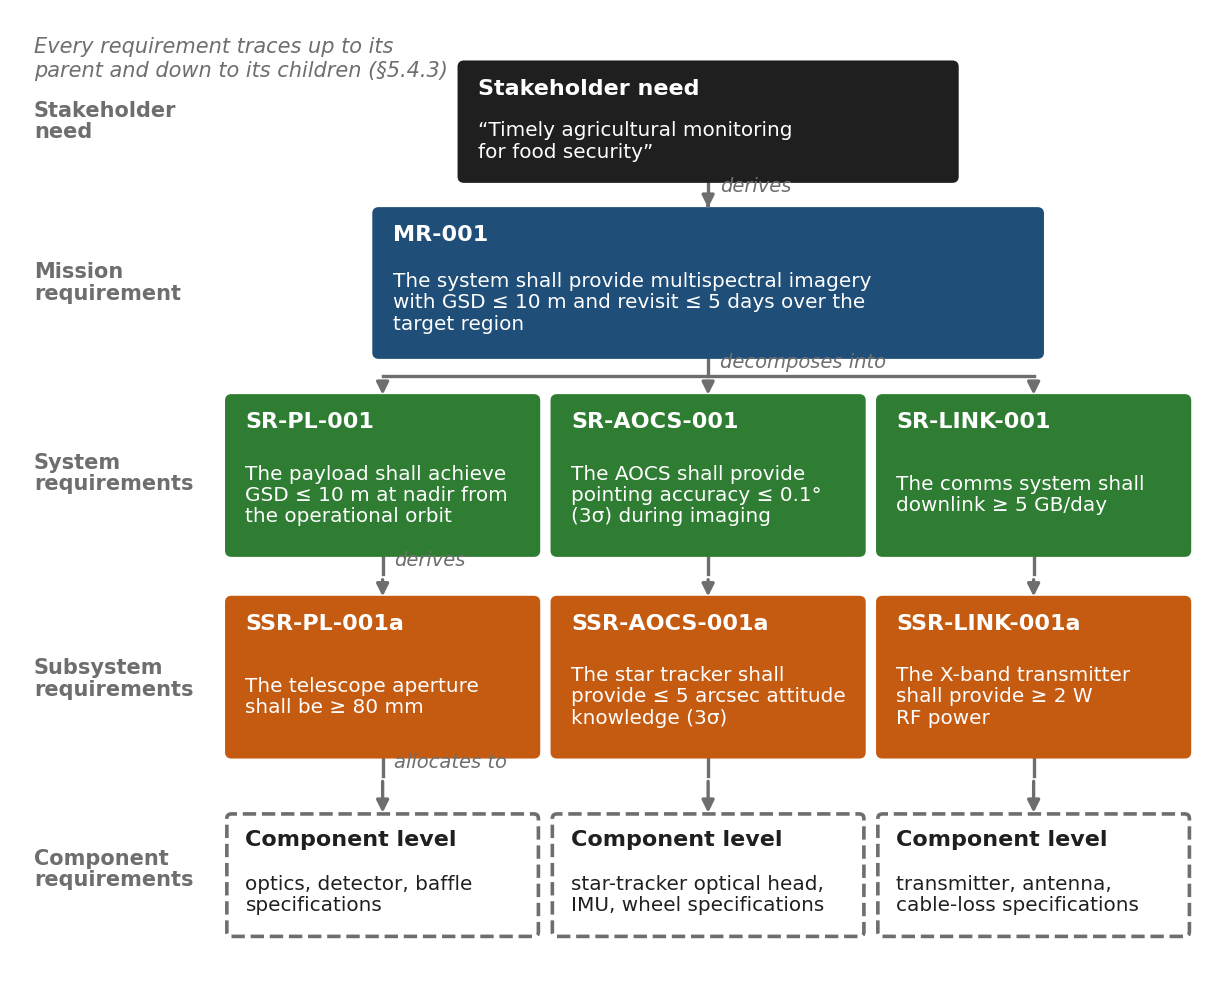

This figure's Python source:
"""Requirement hierarchy tree for the agricultural-monitoring EO mission (Ch 5 §5.4.1).

Stakeholder need → mission requirement MR-001 → system requirements
(SR-PL-001, SR-AOCS-001, SR-LINK-001) → subsystem requirements
(SSR-PL-001a, SSR-AOCS-001a, SSR-LINK-001a) → component level, with the
requirement texts of §5.4.1 and the level definitions of §5.4.2.
"""
from pathlib import Path

import matplotlib.pyplot as plt
from matplotlib.patches import FancyBboxPatch
from oer_style import apply_style, COLORS, save

apply_style()

fig, ax = plt.subplots(figsize=(7.5, 6.0))
ax.set_xlim(0, 15)
ax.set_ylim(0, 12.6)
ax.axis("off")


def node(x, y, w, h, head, body, col, filled=True, fs=7.2, dashed=False):
    ax.add_patch(FancyBboxPatch((x, y), w, h, boxstyle="round,pad=0.06",
                                facecolor=col if filled else "white", edgecolor=col,
                                linewidth=1.3, linestyle="--" if dashed else "-", zorder=2))
    tc = "white" if filled else COLORS["ink"]
    ax.text(x + 0.18, y + h - 0.3, head, ha="left", va="center", fontsize=8,
            fontweight="bold", color=tc, zorder=3)
    ax.text(x + 0.18, y + (h - 0.5) / 2 - 0.02, body, ha="left", va="center", fontsize=fs,
            color=tc, linespacing=1.15, zorder=3)
    return (x + w / 2, y + h, x + w / 2, y)  # top-centre and bottom-centre


def connect(parent, children, label):
    px, py = parent[2], parent[3]
    ymid = py - 0.32
    ax.plot([px, px], [py, ymid], color=COLORS["grey"], lw=1.2, zorder=1)
    xs = [c[0] for c in children]
    ax.plot([min(xs), max(xs)], [ymid, ymid], color=COLORS["grey"], lw=1.2, zorder=1)
    for c in children:
        ax.annotate("", xy=(c[0], c[1]), xytext=(c[0], ymid),
                    arrowprops=dict(arrowstyle="-|>", color=COLORS["grey"], lw=1.2,
                                    mutation_scale=9))
    ax.text(px + 0.15, ymid + 0.05, label, ha="left", va="bottom", fontsize=7,
            style="italic", color=COLORS["grey"], zorder=3)


# level labels on the left margin
levels = [(11.35, "Stakeholder\nneed"), (9.15, "Mission\nrequirement"),
          (6.55, "System\nrequirements"), (3.75, "Subsystem\nrequirements"),
          (1.15, "Component\nrequirements")]
for y, lab in levels:
    ax.text(0.05, y, lab, ha="left", va="center", fontsize=7.5, color=COLORS["grey"],
            fontweight="bold", linespacing=1.1)

X0 = 2.6  # left edge of the tree area
W = 13.0 - X0 + 2.0  # width available

# need
need = node(X0 + 3.0, 10.6, 6.3, 1.5, "Stakeholder need",
            "“Timely agricultural monitoring\nfor food security”", COLORS["ink"])
# mission requirement
mr = node(X0 + 1.9, 8.2, 8.5, 1.9, "MR-001",
          "The system shall provide multispectral imagery\nwith GSD ≤ 10 m and revisit "
          "≤ 5 days over the\ntarget region", COLORS["accent"])
connect(need, [mr], "derives")

# system requirements (three columns)
cw, ch = 3.9, 2.05
xs = [X0 + 0.0, X0 + 4.2, X0 + 8.4]
sr = [
    node(xs[0], 5.5, cw, ch, "SR-PL-001",
         "The payload shall achieve\nGSD ≤ 10 m at nadir from\nthe operational orbit",
         COLORS["accent_3"]),
    node(xs[1], 5.5, cw, ch, "SR-AOCS-001",
         "The AOCS shall provide\npointing accuracy ≤ 0.1°\n(3σ) during imaging",
         COLORS["accent_3"]),
    node(xs[2], 5.5, cw, ch, "SR-LINK-001",
         "The comms system shall\ndownlink ≥ 5 GB/day",
         COLORS["accent_3"]),
]
connect(mr, sr, "decomposes into")

# subsystem requirements
ssr_txt = [
    ("SSR-PL-001a", "The telescope aperture\nshall be ≥ 80 mm"),
    ("SSR-AOCS-001a", "The star tracker shall\nprovide ≤ 5 arcsec attitude\nknowledge (3σ)"),
    ("SSR-LINK-001a", "The X-band transmitter\nshall provide ≥ 2 W\nRF power"),
]
ssr = []
for i, (h, b) in enumerate(ssr_txt):
    n = node(xs[i], 2.75, cw, ch, h, b, COLORS["accent_2"])
    ssr.append(n)
    connect(sr[i], [n], "derives" if i == 0 else "")

# component level (dashed, illustrative)
comp_txt = [
    "optics, detector, baffle\nspecifications",
    "star-tracker optical head,\nIMU, wheel specifications",
    "transmitter, antenna,\ncable-loss specifications",
]
for i, b in enumerate(comp_txt):
    n = node(xs[i], 0.3, cw, 1.55, "Component level", b, COLORS["grey"], filled=False,
             dashed=True, fs=7.2)
    connect(ssr[i], [n], "allocates to" if i == 0 else "")

ax.text(0.05, 12.5, "Every requirement traces up to its\nparent and down to its children (§5.4.3)",
        ha="left", va="top", fontsize=7.5, style="italic",
        color=COLORS["grey"])
save(fig, Path(__file__).stem)
